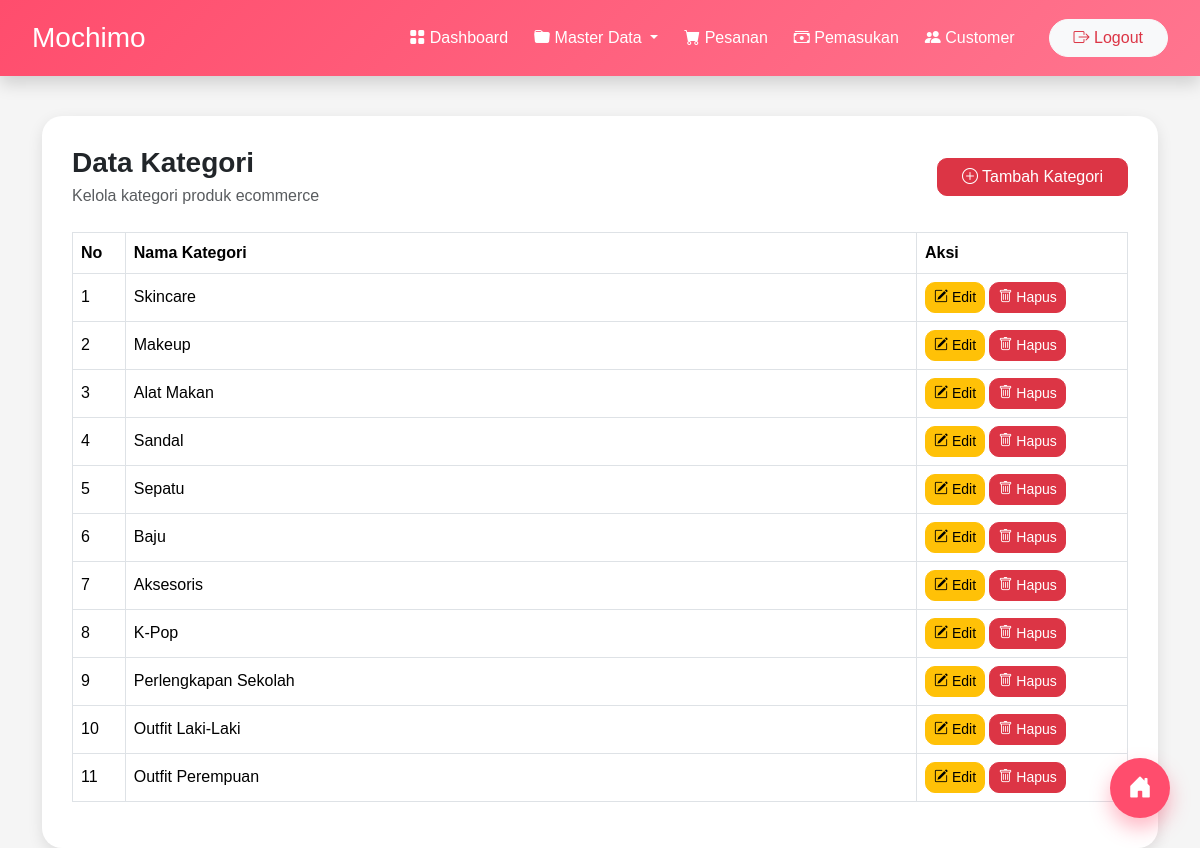
The page /admin/kategori.php on the database its author committed.
### tables this page shows
CREATE TABLE `kategori` (
  `id_kategori` int NOT NULL,
  `nama_kategori` varchar(100) NOT NULL,
  `gambar` varchar(255) DEFAULT NULL,
  `created_at` timestamp NOT NULL DEFAULT CURRENT_TIMESTAMP,
  `ikon` varchar(255) DEFAULT NULL
);

### admin/kategori.php (the view, shortened to what this page needs)
<?php
include 'koneksi.php';
$query = mysqli_query(
    $conn,
    "SELECT * FROM kategori ORDER BY id_kategori DESC"
);
?>
<!DOCTYPE html>
<html lang="id">
<head>
    <link href="https://cdn.jsdelivr.net/npm/bootstrap@5.3.3/dist/css/bootstrap.min.css" rel="stylesheet">
    <link rel="stylesheet" href="https://cdn.jsdelivr.net/npm/bootstrap-icons@1.11.3/font/bootstrap-icons.min.css">
</head>
<body>
<a href="dashboard.php" class="fab-dashboard" title="Kembali ke Dashboard">
    <i class="bi bi-house-door-fill" style="font-size: 24px;"></i>
</a>
<nav class="navbar navbar-expand-lg navbar-dark shadow">
    <div class="container-fluid">
        <a class="navbar-brand text-white" href="#">
            Mochimo
        </a>
        <div class="collapse navbar-collapse" id="navbarAdmin">
            <ul class="navbar-nav ms-auto align-items-lg-center">
                <li class="nav-item">
                    <a class="nav-link active" href="dashboard.php">
                        <i class="bi bi-grid-fill"></i>
                        Dashboard
                    </a>
                </li>
                <li class="nav-item dropdown">
                    <a
                        class="nav-link dropdown-toggle"
                        href="#"
                        role="button"
                        data-bs-toggle="dropdown"
                    >
                        <i class="bi bi-folder-fill"></i>
                        Master Data
                    </a>
                </li>
                <li class="nav-item">
                    <a class="nav-link" href="pesanan.php">
                        <i class="bi bi-cart-fill"></i>
                        Pesanan
                    </a>
                </li>
                <li class="nav-item">
                    <a class="nav-link"
                    href="pemasukan.php">
                        <i class="bi bi-cash-stack"></i>
                        Pemasukan
                    </a>
                </li>
                <li class="nav-item">
                    <a class="nav-link" href="customer.php">
                        <i class="bi bi-people-fill"></i>
                        Customer
                    </a>
                </li>
                <li class="nav-item ms-lg-3">
                    <a href="logout.php"
                        class="btn btn-light text-danger rounded-pill px-4">
                        <i class="bi bi-box-arrow-right"></i>
                        Logout
                    </a>
                </li>
            </ul>
        </div>
    </div>
</nav>
<div class="container">
    <div class="container-box">
        <div class="d-flex justify-content-between align-items-center mb-4">
            <div>
                <h3 class="fw-bold mb-1">
                    Data Kategori
                </h3>
                <p class="text-muted mb-0">
                    Kelola kategori produk ecommerce
                </p>
            </div>
            <a
                href="tambah_kategori.php"
                class="btn btn-danger px-4"
            >
                <i class="bi bi-plus-circle"></i>
                Tambah Kategori
            </a>
        </div>
        <div class="table-responsive">
            <table class="table table-bordered table-hover align-middle">
                <thead>
                    <tr>
                        <th width="5%">No</th>
                        <th>Nama Kategori</th>
                        <th width="20%">Aksi</th>
                    </tr>
                </thead>
                <tbody>
                    <?php
                    $no = 1;
                    while($data = mysqli_fetch_assoc($query)) :
                    ?>
                    <tr>
                        <td>
                            <?php echo $no++; ?>
                        </td>
                        <td>
                            <?php echo $data['nama_kategori']; ?>
                        </td>
                        <td>
                            <a
                                href="edit_kategori.php?id=<?php echo $data['id_kategori']; ?>"
                                class="btn btn-warning btn-sm"
                            >
                                <i class="bi bi-pencil-square"></i>
                                Edit
                            </a>
                            <a
                                href="hapus_kategori.php?id=<?php echo $data['id_kategori']; ?>"
                                class="btn btn-danger btn-sm"
                                onclick="return confirm('Yakin ingin menghapus kategori ini?')"
                            >
                                <i class="bi bi-trash"></i>
                                Hapus
                            </a>
                        </td>
                    </tr>
                    <?php endwhile; ?>
                </tbody>
            </table>
        </div>
    </div>
</div>
</body>
</html>

### admin/kategori.php (style rules this page uses)
body { background: #f5f5f5; font-family: Arial, sans-serif; }
.navbar { background: linear-gradient(135deg, #ff4d6d, #ff758f); padding: 12px 20px; }
.navbar-brand { font-size: 28px; }
.nav-link { color: white !important; margin-right: 10px; transition: 0.3s; font-weight: 500; }
.container-box { background: white; padding: 30px; border-radius: 20px; margin-top: 40px; box-shadow: 0 5px 15px rgba(0,0,0,0.1); }
.table thead { background: #ff4d6d; color: white; }
.btn { border-radius: 10px; }
.fab-dashboard { position: fixed; bottom: 30px; right: 30px; width: 60px; height: 60px; background: #ff4d6d; color: white; border-radius: 50%; display: flex; align-items: center; justify-content: center; box-shadow: 0 10px 20px rgba(255, 77, 109, 0.4); z-index: 9999; text-decoration: none; transition: 0.3s; }

### rows shown on the page
kategori: nama_kategori "Skincare"
kategori: nama_kategori "Makeup"
kategori: nama_kategori "Alat Makan"
kategori: nama_kategori "Sandal"
kategori: nama_kategori "Sepatu"
kategori: nama_kategori "Baju"
kategori: nama_kategori "Aksesoris"
kategori: nama_kategori "K-Pop"
kategori: nama_kategori "Perlengkapan Sekolah"
kategori: nama_kategori "Outfit Laki-Laki"
kategori: nama_kategori "Outfit Perempuan"
